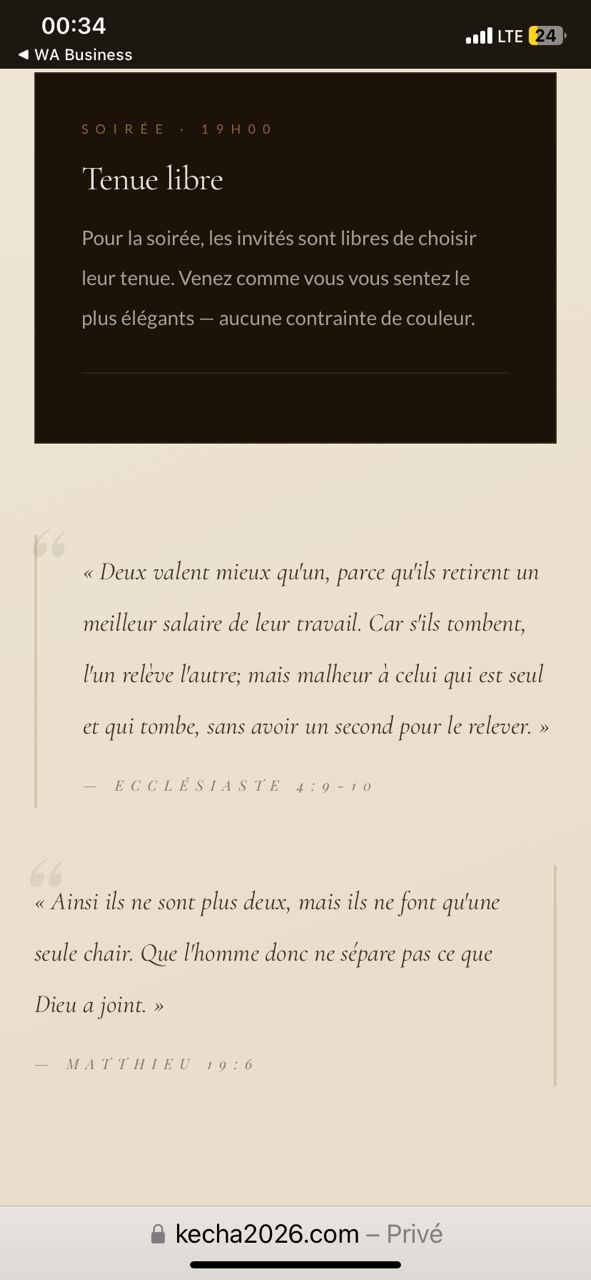
#> input picture attached_assets/c5717bd8-aec7-4e1b-b4ab-8e251e13da02_1779511232303.jpeg, 591 x 1280 px
$ python get_colors.py attached_assets/c5717bd8-aec7-4e1b-b4ab-8e251e13da02_1779511232303.jpeg
#> lines starting #> are read from the running program, lines starting #| are printed output that depends on the picture
from PIL import Image
import sys
from collections import Counter

def get_dominant_colors(image_path, num_colors=10):
#> called with num_colors = 10
    img = Image.open(image_path)
#> img is the input picture: PIL image 591x1280 RGB; mean R, G, B 168.6, 158.8, 144.2
    img = img.convert('RGB')
    img.thumbnail((150, 150))
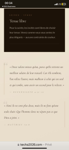
#> img: PIL image 69x150 RGB; mean R, G, B 168.7, 158.8, 144.3
    pixels = list(img.getdata())
#> pixels = 10350 items, first 6: (28, 24, 15), (28, 24, 15), (28, 24, 15), (28, 24, 15), (28, 24, 15), (26, 22, 13)

    # Simple quantization to group similar colors
    quantized = [(r//16*16, g//16*16, b//16*16) for r, g, b in pixels]
#> quantized = 10350 items, first 6: (16, 16, 0), (16, 16, 0), (16, 16, 0), (16, 16, 0), (16, 16, 0), (16, 16, 0)
    counts = Counter(quantized)
#> counts = 61 items

    for color, count in counts.most_common(num_colors):
        print(f"#{color[0]:02x}{color[1]:02x}{color[2]:02x} (Count: {count})")
#> this loop made 10 passes
#> (color, count) on passes 1 to 10: ((224, 208, 192), 3689), ((16, 16, 0), 2233), ((224, 224, 192), 1081), ((224, 224, 208), 1075), ((208, 208, 192), 254), ((16, 0, 0), 195), ((208, 192, 176), 182), ((192, 176, 160), 181), ((208, 208, 208), 147), ((48, 32, 16), 144)
#| #e0d0c0 (Count: 3689)
#| #101000 (Count: 2233)
#| #e0e0c0 (Count: 1081)
#| #e0e0d0 (Count: 1075)
#| #d0d0c0 (Count: 254)
#| #100000 (Count: 195)
#| #d0c0b0 (Count: 182)
#| #c0b0a0 (Count: 181)
#> (further printed lines are left out)

if __name__ == "__main__":
    get_dominant_colors(sys.argv[1])
